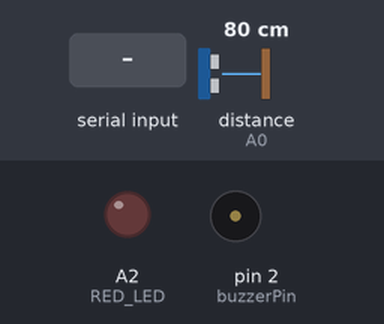
A sketch run on a simulated Arduino Uno, built with avr-gcc and run on an emulated ATmega328P. Shown: output pins drawn as LEDs (lit = HIGH), buzzer (waves = sounding). Wiring (inferred from the names in the program): ultrasonic range finder: trigger A1; echo A0. The test bench sets the inputs (shaded band); at power-on: distance to the obstacle (sensor on A0) 80 cm. The echo pulse lasts 58.3 µs per cm; pins used as bus, display or sensor lines are not drawn; what the sketch prints to the serial monitor is not drawn.

Above: at 1.2 s.
1.3 s: "MOTOR_C\n" received over Serial
At 1.47 s:
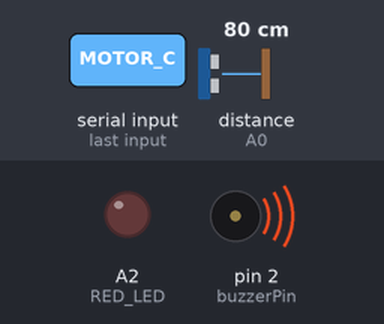
4.3 s: distance to the obstacle (sensor on A0) set to 9 cm
5.8 s: distance to the obstacle (sensor on A0) set to 6 cm
At 6.9 s:
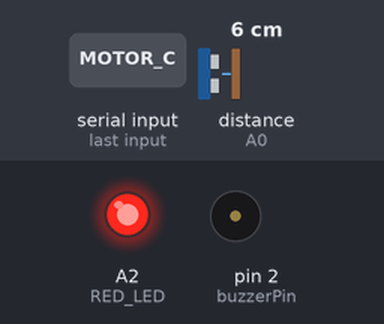
7.3 s: "MOTOR_A\n" received over Serial
At 7.7 s:
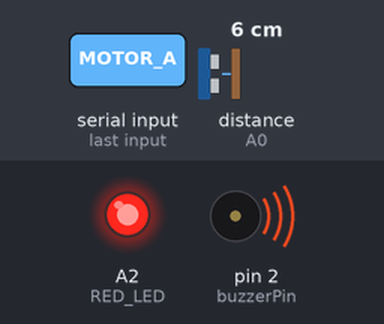
Timing chart, 0 to 10.3 s (numbered marks = the images above; inputs shaded):
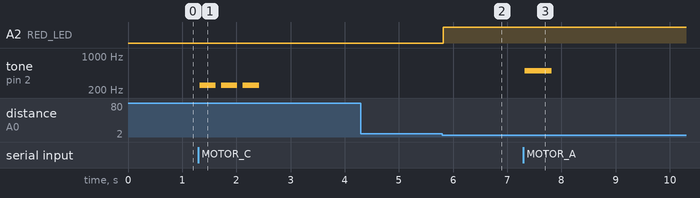

Measured:
- the behaviour switches between 8 and 7 cm on distance to the obstacle (sensor on A0) (found by bisection; images 1 and 2)
- after the input at 1.3 s, tone on pin 2 (buzzerPin): alternates 250 Hz for 0.30 s and silent for 0.10 s, 6 changes in all, then stays silent, starting at once
- after the input at 4.3 s, every drawn part: stays the same
- after the input at 5.8 s, A2 (RED_LED): LOW → HIGH at once
- after the input at 7.3 s, tone on pin 2 (buzzerPin): silent → 500 Hz at once, → silent 0.50 s later

The sketch:

slave1.ino
```cpp
#include <SPI.h>
#include <MFRC522.h>

#define SS_PIN 10
#define RST_PIN 5

#define TRIG_PIN A1   // Ultrasonic sensor TRIG pin connected to Arduino pin 7
#define ECHO_PIN A0   // Ultrasonic sensor ECHO pin connected to Arduino pin 6
#define RED_LED A2    // Red LED connected to pin 2

long duration;
float distance;

const int buzzerPin = 2;  //

MFRC522 rfid(SS_PIN, RST_PIN);

// Define authorized UID
byte authorizedUID[] = { 0xF3, 0x01, 0xD6, 0xD9 };
const int authorizedUIDLength = sizeof(authorizedUID) / sizeof(authorizedUID[0]);

void setup() {
  Serial.begin(9600);  // Initialize Serial communication
  SPI.begin();         // Initialize SPI bus
  rfid.PCD_Init();     // Initialize RFID module
  pinMode(buzzerPin, OUTPUT);
 pinMode(RED_LED, OUTPUT);  // Setup RED_LED pin
  pinMode(TRIG_PIN, OUTPUT); // Setup ultrasonic sensor TRIG pin
  pinMode(ECHO_PIN, INPUT);  // Setup ultrasonic sensor ECHO pin
  Serial.println("Slave ready. Waiting for RFID scan...");
}

void loop() {

   digitalWrite(TRIG_PIN, LOW);  // Send a pulse to trigger the ultrasonic sensor
  delayMicroseconds(2);
  digitalWrite(TRIG_PIN, HIGH);
  delayMicroseconds(10);
  digitalWrite(TRIG_PIN, LOW);

  duration = pulseIn(ECHO_PIN, HIGH);  // Read the echo pulse
  distance = (duration * 0.034) / 2;  // Convert duration to distance (cm)

  // If object is within 7.62 cm, turn on RED LED
  if (distance <= 7.62) {
    digitalWrite(RED_LED, HIGH);  // Turn on RED LED if object detected
  } else {
    digitalWrite(RED_LED, LOW);   // Turn off RED LED if no object detected
  }

  if (rfid.PICC_IsNewCardPresent()) {  // Check if a new tag is present
    if (rfid.PICC_ReadCardSerial()) {  // Read the tag's UID
      bool authorized = checkAuthorization(rfid.uid.uidByte, rfid.uid.size);

      if (authorized) {
        Serial.println("AUTHORIZED");  // Send status to master
      } else {
        Serial.println("UNAUTHORIZED");  // Send status to master
      }

      rfid.PICC_HaltA();       // Halt the RFID card
      rfid.PCD_StopCrypto1();  // Stop encryption
    }
  }

  if (Serial.available() > 0) {
    String command = Serial.readStringUntil('\n');
    command.trim();

    if (command == "MOTOR_A") {
      tone(buzzerPin, 500, 500);  // Play buzzer sound for 'A'
    } else if (command == "MOTOR_B") {
      tone(buzzerPin, 500, 500);  // Play buzzer sound for 'B'
    } else if (command == "MOTOR_C") {
      for (int i = 0; i < 3; i++) {
        tone(buzzerPin, 250, 300);  // 250Hz tone for 300ms             // Wait for 350ms before repeating (to separate each tone)
        delay(400);
      }

      // Optionally, stop the tone after it finishes
      noTone(buzzerPin);
    }
  }
}


// Function to check if the UID matches the authorized UID
bool checkAuthorization(byte* uid, byte length) {
  if (length != authorizedUIDLength) {
    return false;  // Length mismatch
  }
  for (int i = 0; i < length; i++) {
    if (uid[i] != authorizedUID[i]) {
      return false;  // UID mismatch
    }
  }
  return true;  // UID matches
}
```
